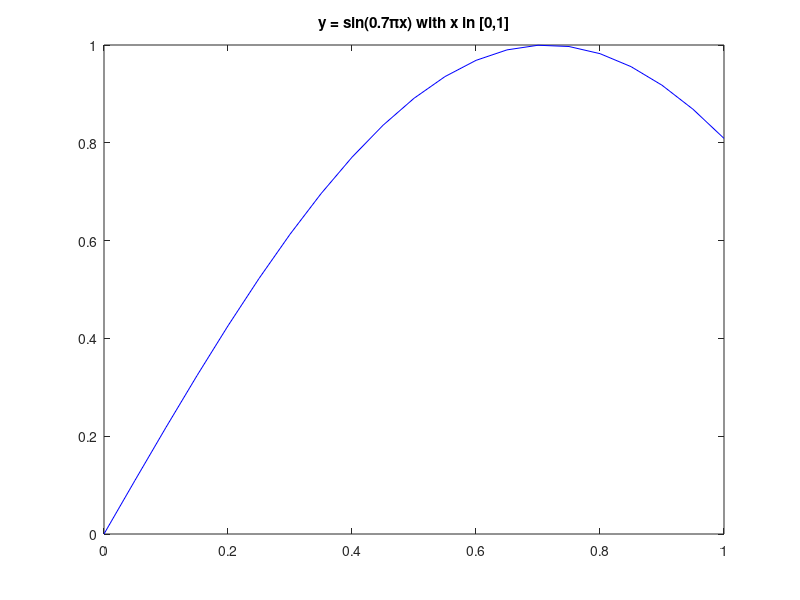

Write the MATLAB code that produced this figure. (Note: this script raises an error after producing the figure.)
%% role of the hidden layer and the output layer
x = linspace(0,1,21);
y = sin(0.7 * pi * x);
plot(x, y, 'b-');
title('y = sin(0.7\pix) with x in [0,1]');
print('\home\ad\Desktop\images\sinpix', '-dpng');

%% training network with 1 hidden layer and 2 neurons
net = fitnet(2);
net = configure(net, x, y);
net.inputs{1}.processFcns = {};
net.outputs{2}.processFcns = {};
[net, tr] = train(net, x, y);

%% layer weights and biases; activation functions
% hidden layer with two neurons
[biases, weights] = hidden_layer_weights(net);
transfer_function = hidden_layer_transfer_function(net);
str2func(net.layers{1}.transferFcn);
str2func(net.layers{2}.transferFcn);

% output layer with single node
[biases_out, weights_out] = output_layer_weights(net);
transfer_out = output_layer_transfer_function(net);
str2func(net.layers{end}.transferFcn);

%% Calculations using the previous section

x1 = x * weights(1) + biases(1);
x2 = x * weights(2) + biases(2);

x_p = transfer_function(x1 + x2);
output_p = transfer_out(x_p * weights_out(1) + x_p * weights_out(2) + biases_out);

plot(x, output_p, 'r-');
title('Plot of output_p vs input vector x');
ylabel('Output_p');
xlabel('x');
print('\home\ad\Desktop\images\outputPvsX', '-dpng');

%% (3) Function Approximation (noisy case)
%% Set parameter options; reate a training and validation set
data_size = 1000;
std_dev = 0.5;
train_algorithm = 'trainscg'; % trainscg, trainlm, trainrp, trainbfg
regularization_parameter = 0.000001; % in [0,1]
neurons = 5;

train_x = linspace(-1, 1, data_size);
train_y = sin(2 * pi * train_x) + (std_dev * randn(size(train_x)));
val_x = linspace(-0.9, 0.9, data_size);
val_y = sin(2 * pi * val_x) + (std_dev * randn(size(val_x)));
noise_x = [train_x val_x];
noise_y = [train_y val_y];

%% fit the model
new_net = fitnet(neurons, train_algorithm); 
new_net.divideFcn = 'divideind';
%new_net.divideParam = struct('trainInd', 1:100, ...
%    'valInd', 101:200, ...
%    'testInd', []); % no test set
new_net.divideParam = struct('trainInd', 1:data_size, ...
    'valInd', (data_size + 1):(data_size * 2), ...
    'testInd', []); % no test set
new_net.performParam.regularization = regularization_parameter;
% Cost function with regularization. net.performParam.regularization can take on
% any value between 0 and 1 inclusive. The default value of 0 corresponds to no regularization, 1
% will yield a network with all weights and biases set to zero.

[new_net, new_tr] = train(new_net, noise_x, noise_y);

%% Get approximated function on training set
title_string = strcat('nodes=', num2str(neurons), {', '}, '\sigma=', num2str(std_dev), ...
    {', '}, 'nobs=', num2str(data_size), {', '}, '\lambda=', num2str(regularization_parameter), ...
    {', '}, 'alg=', train_algorithm);
train_y_hat = new_net(train_x);
plot(train_x, train_y, 'r-');
hold on;
plot(train_x, train_y_hat, '-');
plot(train_x, sin(2 * pi * train_x), 'g-') ;
hold off;
title(title_string);
legend('Training Set', 'Approximated Function', 'True Function');


